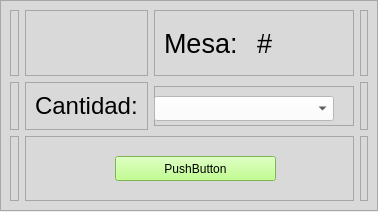
<?xml version="1.0" encoding="UTF-8"?>
<ui version="4.0">
 <class>Form</class>
 <widget class="QWidget" name="Form">
  <property name="geometry">
   <rect>
    <x>0</x>
    <y>0</y>
    <width>378</width>
    <height>212</height>
   </rect>
  </property>
  <property name="sizePolicy">
   <sizepolicy hsizetype="Fixed" vsizetype="Fixed">
    <horstretch>0</horstretch>
    <verstretch>0</verstretch>
   </sizepolicy>
  </property>
  <property name="minimumSize">
   <size>
    <width>378</width>
    <height>212</height>
   </size>
  </property>
  <property name="maximumSize">
   <size>
    <width>378</width>
    <height>212</height>
   </size>
  </property>
  <property name="windowTitle">
   <string>Form</string>
  </property>
  <widget class="QFrame" name="frame">
   <property name="geometry">
    <rect>
     <x>0</x>
     <y>0</y>
     <width>378</width>
     <height>211</height>
    </rect>
   </property>
   <property name="minimumSize">
    <size>
     <width>378</width>
     <height>211</height>
    </size>
   </property>
   <property name="maximumSize">
    <size>
     <width>378</width>
     <height>211</height>
    </size>
   </property>
   <property name="styleSheet">
    <string notr="true">background-color: rgb(217, 217, 217);</string>
   </property>
   <property name="frameShape">
    <enum>QFrame::StyledPanel</enum>
   </property>
   <property name="frameShadow">
    <enum>QFrame::Raised</enum>
   </property>
   <layout class="QGridLayout" name="gridLayout">
    <property name="sizeConstraint">
     <enum>QLayout::SetDefaultConstraint</enum>
    </property>
    <item row="1" column="2">
     <widget class="QFrame" name="frame_3">
      <property name="minimumSize">
       <size>
        <width>200</width>
        <height>40</height>
       </size>
      </property>
      <property name="maximumSize">
       <size>
        <width>200</width>
        <height>40</height>
       </size>
      </property>
      <property name="frameShape">
       <enum>QFrame::StyledPanel</enum>
      </property>
      <property name="frameShadow">
       <enum>QFrame::Raised</enum>
      </property>
      <widget class="QComboBox" name="comboBox_Capacidad">
       <property name="geometry">
        <rect>
         <x>0</x>
         <y>10</y>
         <width>180</width>
         <height>25</height>
        </rect>
       </property>
       <property name="minimumSize">
        <size>
         <width>180</width>
         <height>25</height>
        </size>
       </property>
       <property name="maximumSize">
        <size>
         <width>16777215</width>
         <height>25</height>
        </size>
       </property>
       <property name="styleSheet">
        <string notr="true">background-color: rgb(255, 255, 255);</string>
       </property>
       <item>
        <property name="text">
         <string/>
        </property>
       </item>
       <item>
        <property name="text">
         <string>Mesa simple</string>
        </property>
       </item>
       <item>
        <property name="text">
         <string>Mesa Doble</string>
        </property>
       </item>
      </widget>
     </widget>
    </item>
    <item row="1" column="1">
     <widget class="QFrame" name="frame_8">
      <property name="frameShape">
       <enum>QFrame::StyledPanel</enum>
      </property>
      <property name="frameShadow">
       <enum>QFrame::Raised</enum>
      </property>
      <layout class="QHBoxLayout" name="horizontalLayout_3">
       <item>
        <widget class="QLabel" name="label_3">
         <property name="font">
          <font>
           <pointsize>18</pointsize>
          </font>
         </property>
         <property name="text">
          <string>Cantidad:</string>
         </property>
        </widget>
       </item>
      </layout>
     </widget>
    </item>
    <item row="2" column="3">
     <widget class="QFrame" name="frame_4">
      <property name="frameShape">
       <enum>QFrame::StyledPanel</enum>
      </property>
      <property name="frameShadow">
       <enum>QFrame::Raised</enum>
      </property>
     </widget>
    </item>
    <item row="0" column="3">
     <widget class="QFrame" name="frame_7">
      <property name="frameShape">
       <enum>QFrame::StyledPanel</enum>
      </property>
      <property name="frameShadow">
       <enum>QFrame::Raised</enum>
      </property>
     </widget>
    </item>
    <item row="0" column="2">
     <widget class="QFrame" name="frame_6">
      <property name="minimumSize">
       <size>
        <width>150</width>
        <height>0</height>
       </size>
      </property>
      <property name="maximumSize">
       <size>
        <width>300</width>
        <height>16777215</height>
       </size>
      </property>
      <property name="frameShape">
       <enum>QFrame::StyledPanel</enum>
      </property>
      <property name="frameShadow">
       <enum>QFrame::Raised</enum>
      </property>
      <layout class="QHBoxLayout" name="horizontalLayout_2">
       <item>
        <widget class="QLabel" name="label">
         <property name="font">
          <font>
           <pointsize>20</pointsize>
          </font>
         </property>
         <property name="text">
          <string>Mesa:</string>
         </property>
        </widget>
       </item>
       <item>
        <widget class="QLabel" name="label_2">
         <property name="font">
          <font>
           <pointsize>20</pointsize>
          </font>
         </property>
         <property name="text">
          <string>#</string>
         </property>
         <property name="alignment">
          <set>Qt::AlignLeading|Qt::AlignLeft|Qt::AlignVCenter</set>
         </property>
        </widget>
       </item>
      </layout>
     </widget>
    </item>
    <item row="0" column="1">
     <widget class="QFrame" name="frame_2">
      <property name="frameShape">
       <enum>QFrame::StyledPanel</enum>
      </property>
      <property name="frameShadow">
       <enum>QFrame::Raised</enum>
      </property>
     </widget>
    </item>
    <item row="0" column="0">
     <widget class="QFrame" name="frame_5">
      <property name="frameShape">
       <enum>QFrame::StyledPanel</enum>
      </property>
      <property name="frameShadow">
       <enum>QFrame::Raised</enum>
      </property>
     </widget>
    </item>
    <item row="1" column="0">
     <widget class="QFrame" name="frame_11">
      <property name="frameShape">
       <enum>QFrame::StyledPanel</enum>
      </property>
      <property name="frameShadow">
       <enum>QFrame::Raised</enum>
      </property>
     </widget>
    </item>
    <item row="2" column="0">
     <widget class="QFrame" name="frame_12">
      <property name="frameShape">
       <enum>QFrame::StyledPanel</enum>
      </property>
      <property name="frameShadow">
       <enum>QFrame::Raised</enum>
      </property>
     </widget>
    </item>
    <item row="1" column="3">
     <widget class="QFrame" name="frame_13">
      <property name="frameShape">
       <enum>QFrame::StyledPanel</enum>
      </property>
      <property name="frameShadow">
       <enum>QFrame::Raised</enum>
      </property>
     </widget>
    </item>
    <item row="2" column="1" colspan="2">
     <widget class="QFrame" name="frame_10">
      <property name="frameShape">
       <enum>QFrame::StyledPanel</enum>
      </property>
      <property name="frameShadow">
       <enum>QFrame::Raised</enum>
      </property>
      <widget class="QPushButton" name="pushButton_Guardar">
       <property name="geometry">
        <rect>
         <x>90</x>
         <y>20</y>
         <width>161</width>
         <height>25</height>
        </rect>
       </property>
       <property name="minimumSize">
        <size>
         <width>0</width>
         <height>25</height>
        </size>
       </property>
       <property name="styleSheet">
        <string notr="true">background-color: rgb(175, 255, 112);</string>
       </property>
       <property name="text">
        <string>PushButton</string>
       </property>
      </widget>
     </widget>
    </item>
   </layout>
  </widget>
 </widget>
 <resources/>
 <connections/>
</ui>
